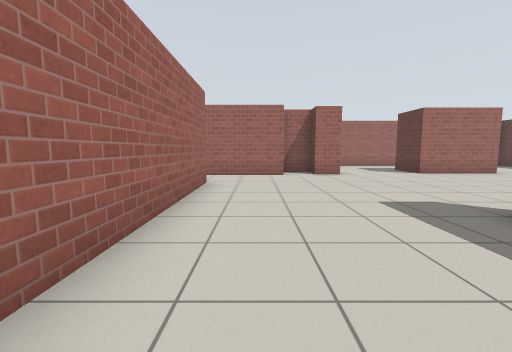
View 1 (above)

14 first-person views from a walk through a Gazebo world. The camera is 0.94 m above the floor, tilts 6° down and sees 90° across. Floor lines are 1 m apart. The floor is counted in squares, 1 m on a side. Each view is taken from the middle of a square. On the plan, view 1 faces up. The plan holds only what a view shows up to about 10 squares ahead; the rest is blank. Gazebo's built-in surfaces are drawn with simple patterns.

View 2
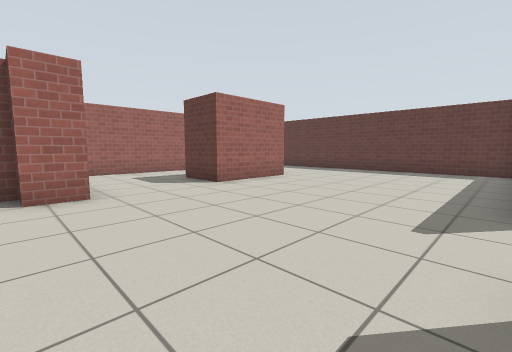

View 3
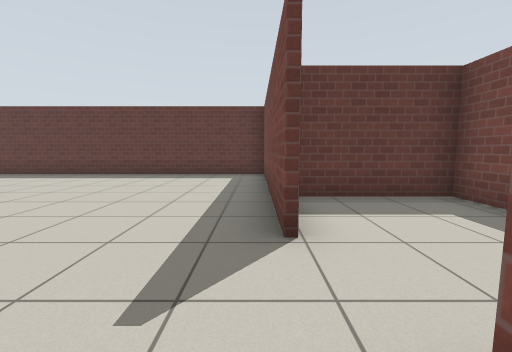

View 4
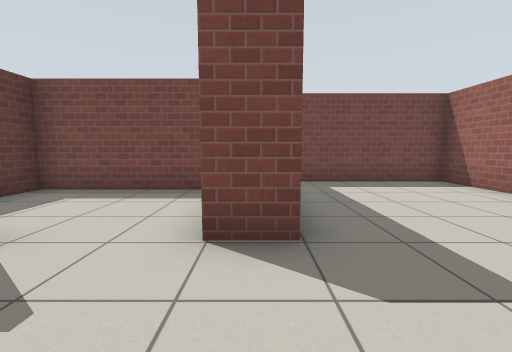

View 5
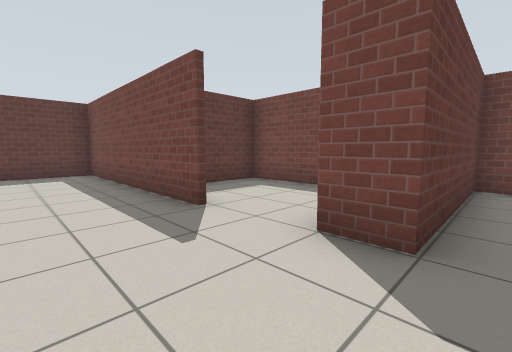

View 6
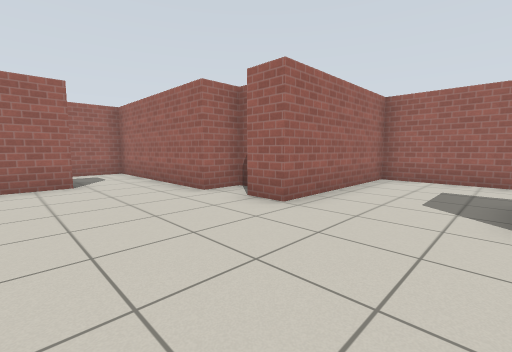

View 7
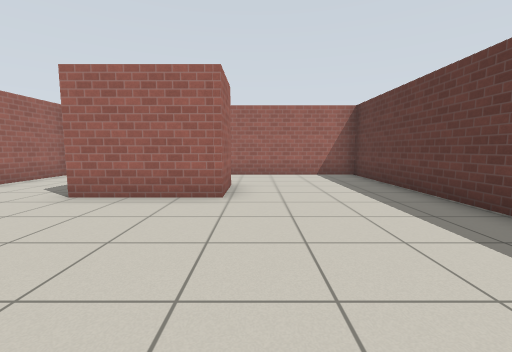

View 8
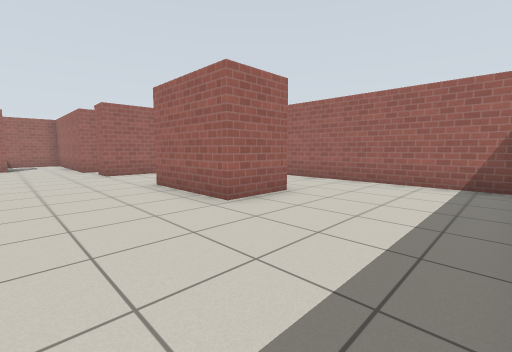

View 9
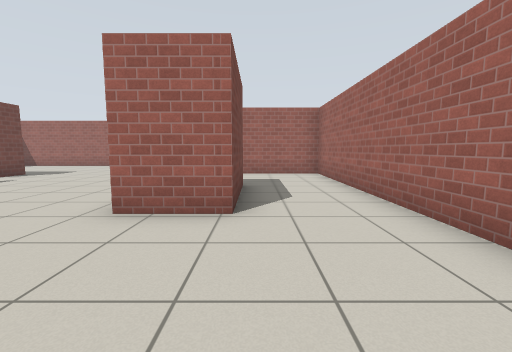

View 10
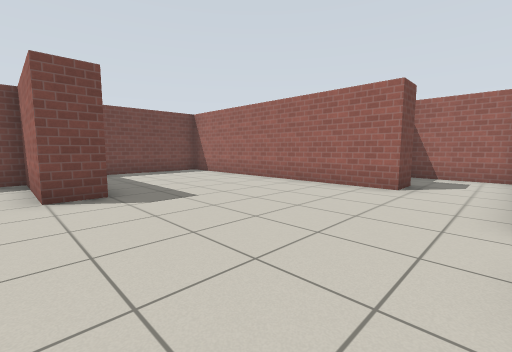

View 11
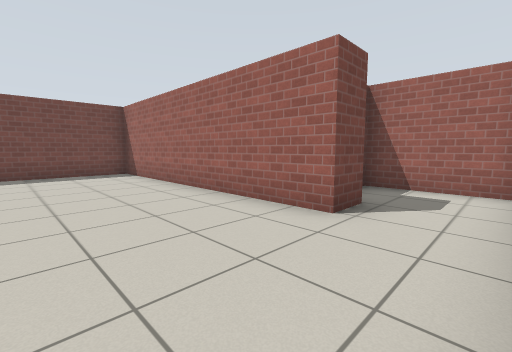

View 12
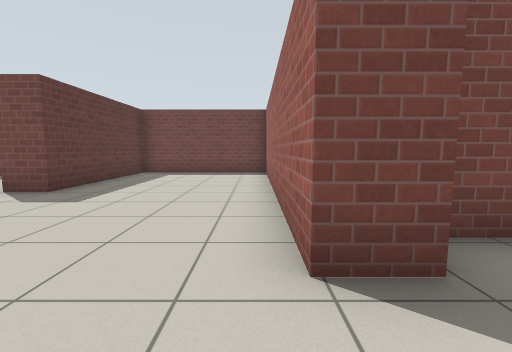

View 13
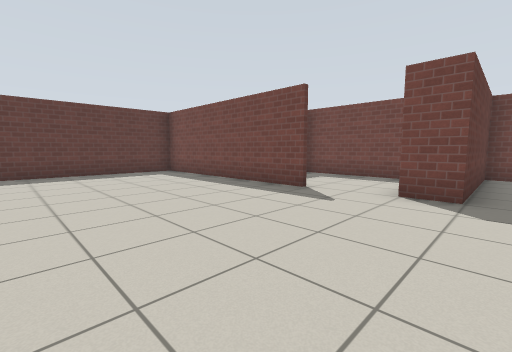

View 14
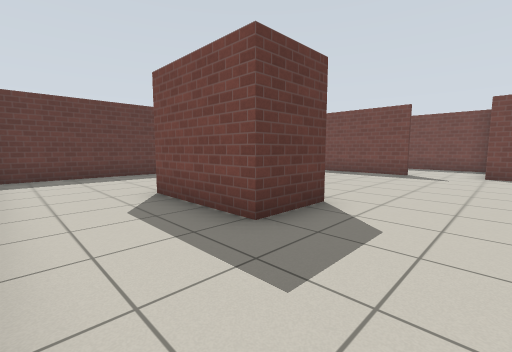

### Floor plan
Points are (right, up) in squares from view 1. A wall is a line through its corners. A room is listed if a view was taken in it or the views show most of it. See-through windows are left out.
Room 1 (views 1, 2, 3, 4, 5, 6, 7, 8, 9, 10, 11, 12, 13, 14)
walls: (6.3, 9.9) (6.3, 11.7) (9.4, 11.7) (9.4, 9.9) (6.3, 9.9); (6.6, 3.7) (13.6, 3.7) (13.6, 14.4) (3.2, 14.4) (3.2, 9.5) (2.2, 9.5); (2.2, 10.4) (1, 10.4) (1, 9.3) (-4.6, 9.3) (-4.6, 6.4) (-3, 6.4); (-2.5, 7.2) (-1.4, 7.2) (-1.4, -1.4) (3.5, -1.4) (3.5, 3.4) (4.5, 3.4) (4.5, 0.1) (9, 0.1) (9, 3.3)

Where each view was taken, in squares from view 1:
view 1: 0 up, 0 right, facing up
view 2: 4 up, 2 right, facing up-right
view 3: 4 up, 4 right, facing right
view 4: 6 up, 4 right, facing down
view 5: 6 up, 3 right, facing down-right
view 6: 6 up, 6 right, facing up-left
view 7: 5 up, 10 right, facing up
view 8: 7 up, 13 right, facing up-left
view 9: 12 up, 13 right, facing left
view 10: 9 up, 5 right, facing down-left
view 11: 9 up, 2 right, facing down-left
view 12: 9 up, 1 left, facing down
view 13: 9 up, 3 right, facing down-right
view 14: 14 up, 4 right, facing down-right
